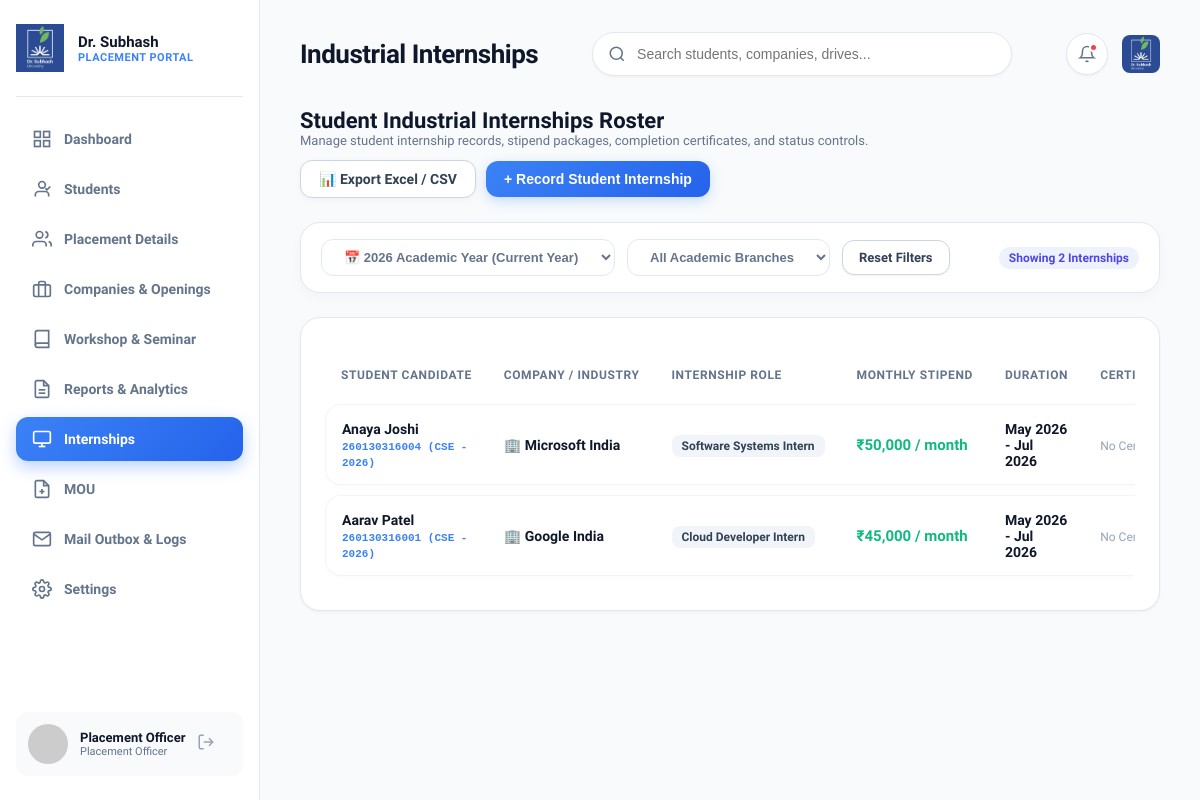
Page /admin/internships.php (signed in) on the committed database.
### tables this page shows
CREATE TABLE `internships` (
  `id` int(11) NOT NULL AUTO_INCREMENT,
  `student_id` int(11) NOT NULL,
  `company_name` varchar(150) NOT NULL,
  `title` varchar(150) NOT NULL,
  `stipend` varchar(50) DEFAULT '₹15,000 / month',
  `start_date` date NOT NULL,
  `end_date` date NOT NULL,
  `certificate_file` varchar(255) DEFAULT 'certificate_sample.pdf',
  `status` enum('Ongoing','Completed') DEFAULT 'Completed',
  `created_at` timestamp NOT NULL DEFAULT current_timestamp(),
  `verification_status` enum('Pending','Verified','Rejected') DEFAULT 'Pending',
  `credit_points` int(11) DEFAULT 3,
  `faculty_remarks` text DEFAULT NULL,
  `verified_by` int(11) DEFAULT NULL,
  `verification_remarks` text DEFAULT NULL,
  `credits_awarded` decimal(3,1) DEFAULT NULL,
  PRIMARY KEY (`id`),
  KEY `student_id` (`student_id`),
  CONSTRAINT `internships_ibfk_1` FOREIGN KEY (`student_id`) REFERENCES `students` (`id`) ON DELETE CASCADE
);

CREATE TABLE `students` (
  `id` int(11) NOT NULL AUTO_INCREMENT,
  `user_id` int(11) NOT NULL,
  `enrollment_no` varchar(20) NOT NULL,
  `full_name` varchar(100) NOT NULL,
  `email` varchar(100) NOT NULL,
  `phone` varchar(20) DEFAULT NULL,
  `gender` enum('Male','Female') DEFAULT 'Male',
  `branch` varchar(50) NOT NULL,
  `cpi` decimal(4,2) DEFAULT 0.00,
  `backlogs` int(11) DEFAULT 0,
  `batch_year` int(11) NOT NULL,
  `resume_file` varchar(255) DEFAULT 'default_resume.pdf',
  `profile_photo` varchar(255) DEFAULT 'default_avatar.png',
  `placement_status` enum('In-Process','Placed','Unplaced') DEFAULT 'Unplaced',
  `is_detained` tinyint(1) DEFAULT 0,
  `created_at` timestamp NOT NULL DEFAULT current_timestamp(),
  `current_semester` int(11) DEFAULT 7,
  `linkedin_url` varchar(255) DEFAULT NULL,
  `offer_letter` varchar(255) DEFAULT NULL,
  `placed_companies` varchar(255) DEFAULT NULL,
  `current_package_lpa` decimal(8,2) DEFAULT NULL,
  PRIMARY KEY (`id`),
  UNIQUE KEY `enrollment_no` (`enrollment_no`),
  UNIQUE KEY `email` (`email`),
  KEY `user_id` (`user_id`),
  CONSTRAINT `students_ibfk_1` FOREIGN KEY (`user_id`) REFERENCES `users` (`id`) ON DELETE CASCADE
);

### admin/internships.php (the view, shortened to what this page needs)
<?php
$pdo = getDBConnection();
$branchFilter = isset($_GET['branch']) ? sanitize($_GET['branch']) : '';
$currentYear = intval(date('Y'));
$yearParam = isset($_GET['year']) ? sanitize($_GET['year']) : '';
if ($yearParam === 'all' || $yearParam === '0') {
    $yearFilter = 0;
} elseif ($yearParam !== '') {
    $yearFilter = intval($yearParam);
} else {
    $yearFilter = $currentYear;
}
$q = "SELECT i.*, s.enrollment_no, s.full_name, s.branch, s.batch_year FROM internships i JOIN students s ON i.student_id = s.id WHERE 1=1";
$params = [];
if ($yearFilter > 0) {
    $q .= " AND (s.batch_year = ? OR YEAR(i.start_date) = ?)";
    $params[] = $yearFilter;
    $params[] = $yearFilter;
}
$q .= " ORDER BY i.id DESC";
$stmt = $pdo->prepare($q);
$stmt->execute($params);
$internships = $stmt->fetchAll();
include __DIR__ . '/../includes/header.php';
?>
<div class="card-header-flex" style="margin-bottom: 24px;">
    <div>
        <h3 style="font-size: 22px; font-weight: 800; color: #0F172A;">Student Industrial Internships Roster</h3>
        <p style="font-size: 13px; color: var(--text-muted);">Manage student internship records, stipend packages, completion certificates, and status controls.</p>
    </div>
    <div style="display: flex; gap: 10px; align-items: center; flex-wrap: wrap;">
        <a href="internships.php?export_csv=1&branch=<?= urlencode($branchFilter); ?>&year=<?= $yearFilter; ?>" class="btn-secondary" style="display: inline-flex; align-items: center; gap: 8px; border-radius: 12px; padding: 10px 18px; font-weight: 700; box-shadow: 0 2px 6px rgba(0,0,0,0.04);">
            📊 Export Excel / CSV
        </a>
        <button class="btn-primary" onclick="openModal('addInternshipModal')" style="border-radius: 12px; padding: 10px 18px; font-weight: 800; box-shadow: 0 4px 12px rgba(59, 130, 246, 0.25);">
            + Record Student Internship
        </button>
    </div>
</div>
<div class="table-card" style="padding: 16px 20px; margin-bottom: 24px; display: flex; justify-content: space-between; align-items: center; background: white; border-radius: 20px; border: 1px solid var(--border-color); box-shadow: 0 4px 14px rgba(0,0,0,0.03); flex-wrap: wrap; gap: 14px;">
    <form method="GET" style="display: flex; gap: 12px; align-items: center; flex-wrap: wrap;">
        <select name="year" class="select-pill" onchange="this.form.submit()" style="padding: 9px 18px; font-weight: 700; border-radius: 12px;">
            <option value="2026" <?= ($yearFilter===2026)?'selected':''; ?>>📅 2026 Academic Year (Current Year)</option>
        </select>
        <select name="branch" class="select-pill" onchange="this.form.submit()" style="padding: 9px 18px; font-weight: 700; border-radius: 12px;">
            <option value="">All Academic Branches</option>
        </select>
        <a href="internships.php" class="btn-secondary" style="padding: 9px 16px; font-size: 13px; border-radius: 12px;">Reset Filters</a>
    </form>
    <span class="kpi-badge info" style="font-size: 12px; font-weight: 800;">Showing <?= count($internships); ?> Internships</span>
</div>
<div class="table-card" style="padding: 24px; border-radius: 20px;">
    <div class="table-responsive">
        <table class="custom-table">
            <thead>
                <tr>
                    <th>Student Candidate</th>
                    <th>Company / Industry</th>
                    <th>Internship Role</th>
                    <th>Monthly Stipend</th>
                    <th>Duration</th>
                    <th>Certificate</th>
                </tr>
            </thead>
            <tbody>
                <?php if (empty($internships)): ?>
                    <tr>
                        <td colspan="8" style="text-align: center; padding: 40px; color: var(--text-muted);">No student internship records found for selected filters. Click <strong>+ Record Student Internship</strong> above to add one.</td>
                    </tr>
                <?php else: ?>
                    <?php foreach ($internships as $it):
                    ?>
                        <tr style="background: #FFFFFF; border: 1px solid #E2E8F0; border-radius: 16px;">
                            <td style="border-top-left-radius: 16px; border-bottom-left-radius: 16px; padding: 14px 16px;">
                                <strong style="font-size: 14px; color: #0F172A;"><?= htmlspecialchars($it['full_name']); ?></strong><br>
                                <code style="font-size: 11px; color: #3B82F6; font-weight: 700;"><?= htmlspecialchars($it['enrollment_no']); ?> (<?= htmlspecialchars($it['branch']); ?> - <?= $it['batch_year']; ?>)</code>
                            </td>
                            <td style="padding: 14px 16px;"><strong>🏢 <?= htmlspecialchars($it['company_name']); ?></strong></td>
                            <td style="padding: 14px 16px;"><span class="branch-badge" style="border-radius: 8px; padding: 4px 10px;"><?= htmlspecialchars($it['title']); ?></span></td>
                            <td style="padding: 14px 16px;"><strong style="color: #10B981; font-size: 15px; font-weight: 800;"><?= htmlspecialchars($it['stipend']); ?></strong></td>
                            <td style="padding: 14px 16px;"><strong><?= date('M Y', strtotime($it['start_date'])); ?> - <?= date('M Y', strtotime($it['end_date'])); ?></strong></td>
                            <td style="padding: 14px 16px;">
                                <?php if ($it['certificate_file'] && file_exists(__DIR__ . '/../uploads/' . $it['certificate_file'])): ?>
                                    <a href="../uploads/<?= htmlspecialchars($it['certificate_file']); ?>" target="_blank" style="color: #3B82F6; font-weight: 700; text-decoration: none;">
                                        📄 View Certificate ↗
                                    </a>
                                <?php else: ?>
                                    <span style="color: #94A3B8; font-size: 12px;">No Certificate</span>
                                <?php endif; ?>
                            </td>
                        </tr>
                    <?php endforeach; ?>
                <?php endif; ?>
            </tbody>
        </table>
    </div>
</div>
<?php include __DIR__ . '/../includes/footer.php'; ?>

### assets/css/style.css (style rules this page uses)
:root { --primary: #3B82F6; --primary-hover: #2563EB; --primary-gradient: linear-gradient(135deg, #3B82F6 0%, #2563EB 100%); --primary-gradient-hover: linear-gradient(135deg, #2563EB 0%, #1D4ED8 100%); --primary-light: #EFF6FF; --dark-bg: #F8FAFC; --card-bg: #FFFFFF; --sidebar-width: 260px; --text-main: #0F172A; --text-muted: #64748B; --border-color: #E2E8F0; --success: #10B981; --success-bg: #DCFCE7; --warning: #F59E0B; --warning-bg: #FEF3C7; --danger: #EF4444; --danger-bg: #FEE2E2; --shadow-sm: 0 2px 4px rgba(0, 0, 0, 0.02), 0 1px 2px rgba(0, 0, 0, 0.03); --shadow-md: 0 10px 25px -5px rgba(0, 0, 0, 0.05), 0 8px 10px -6px rgba(0, 0, 0, 0.01); --shadow-lg: 0 20px 35px -10px rgba(0, 0, 0, 0.08), 0 10px 15px -8px rgba(0, 0, 0, 0.02); --radius-sm: 8px; --radius-md: 12px; --radius-lg: 20px; }
* { box-sizing: border-box; margin: 0; padding: 0; -webkit-tap-highlight-color: transparent; }
html, body { touch-action: manipulation; -webkit-font-smoothing: antialiased; -moz-osx-font-smoothing: grayscale; text-rendering: optimizeLegibility; -webkit-text-size-adjust: 100%; -ms-text-size-adjust: 100%; text-size-adjust: 100%; font-family: 'Plus Jakarta Sans', sans-serif; background-color: var(--dark-bg); color: var(--text-main); display: flex; min-height: 100vh; overflow-x: hidden; }
.table-responsive, .modal-box, .dossier-scroll-area { -webkit-overflow-scrolling: touch; }
.kpi-badge { display: inline-flex; align-items: center; gap: 4px; font-size: 12px; font-weight: 700; padding: 4px 10px; border-radius: 20px; width: fit-content; }
.kpi-badge.info { background: #EEF2FF; color: #4F46E5; }
.card-header-flex { display: flex; align-items: center; justify-content: space-between; margin-bottom: 22px; flex-wrap: wrap; gap: 12px; }
.select-pill { padding: 8px 16px; border: 1px solid var(--border-color); border-radius: 20px; font-size: 13px; font-weight: 700; color: var(--text-muted); background: var(--card-bg); outline: none; cursor: pointer; transition: all 0.2s; }
.table-card { background: var(--card-bg); border: 1px solid var(--border-color); border-radius: var(--radius-lg); padding: 24px; box-shadow: var(--shadow-sm); margin-bottom: 28px; overflow: hidden; }
.table-responsive { width: 100%; overflow-x: auto; -webkit-overflow-scrolling: touch; border-radius: 16px; }
.custom-table { width: 100%; border-collapse: separate; border-spacing: 0 10px; margin-top: 4px; min-width: 900px; }
.custom-table th { background: transparent; color: var(--text-muted); font-size: 12px; font-weight: 800; text-transform: uppercase; letter-spacing: 0.6px; padding: 12px 16px; text-align: left; border: none; white-space: nowrap; }
.custom-table tbody tr { background: #FFFFFF; border: 1px solid #E2E8F0; border-radius: 16px; box-shadow: 0 2px 6px rgba(0, 0, 0, 0.02); transition: all 0.25s cubic-bezier(0.16, 1, 0.3, 1); }
.custom-table td { padding: 14px 16px; font-size: 14px; color: var(--text-main); border-top: 1px solid #F1F5F9; border-bottom: 1px solid #F1F5F9; vertical-align: middle; }
.custom-table td:first-child { border-left: 1px solid #F1F5F9; border-top-left-radius: 16px; border-bottom-left-radius: 16px; }
.branch-badge { background: #F1F5F9; color: #334155; padding: 5px 12px; border-radius: 12px; font-size: 12px; font-weight: 700; white-space: nowrap; }
.btn-primary { background: var(--primary-gradient); color: white; border: none; padding: 11px 22px; border-radius: var(--radius-md); font-weight: 700; font-size: 14px; cursor: pointer; display: inline-flex; align-items: center; gap: 8px; text-decoration: none; box-shadow: 0 4px 14px rgba(59, 130, 246, 0.35); transition: all 0.25s cubic-bezier(0.16, 1, 0.3, 1); }
.btn-secondary { background: #FFFFFF; color: #334155; border: 1px solid #CBD5E1; padding: 11px 20px; border-radius: var(--radius-md); font-weight: 700; font-size: 14px; cursor: pointer; display: inline-flex; align-items: center; gap: 8px; text-decoration: none; box-shadow: var(--shadow-sm); transition: all 0.25s cubic-bezier(0.16, 1, 0.3, 1); }

### rows in the picture
internships: student.full_name "Anaya Joshi", student.enrollment_no "260130316004", student.branch "CSE", student.batch_year "2026", company_name "Microsoft India", title "Software Systems Intern", stipend "₹50,000 / month", start_date "May 2026", end_date "Jul 2026", shows "No…"
internships: student.full_name "Aarav Patel", student.enrollment_no "260130316001", student.branch "CSE", student.batch_year "2026", company_name "Google India", title "Cloud Developer Intern", stipend "₹45,000 / month", start_date "May 2026", end_date "Jul 2026", shows "No…"

### other values in the picture
$userName "Placement Officer"
$headerTitle "Industrial Internships"
count($internships) "2"
